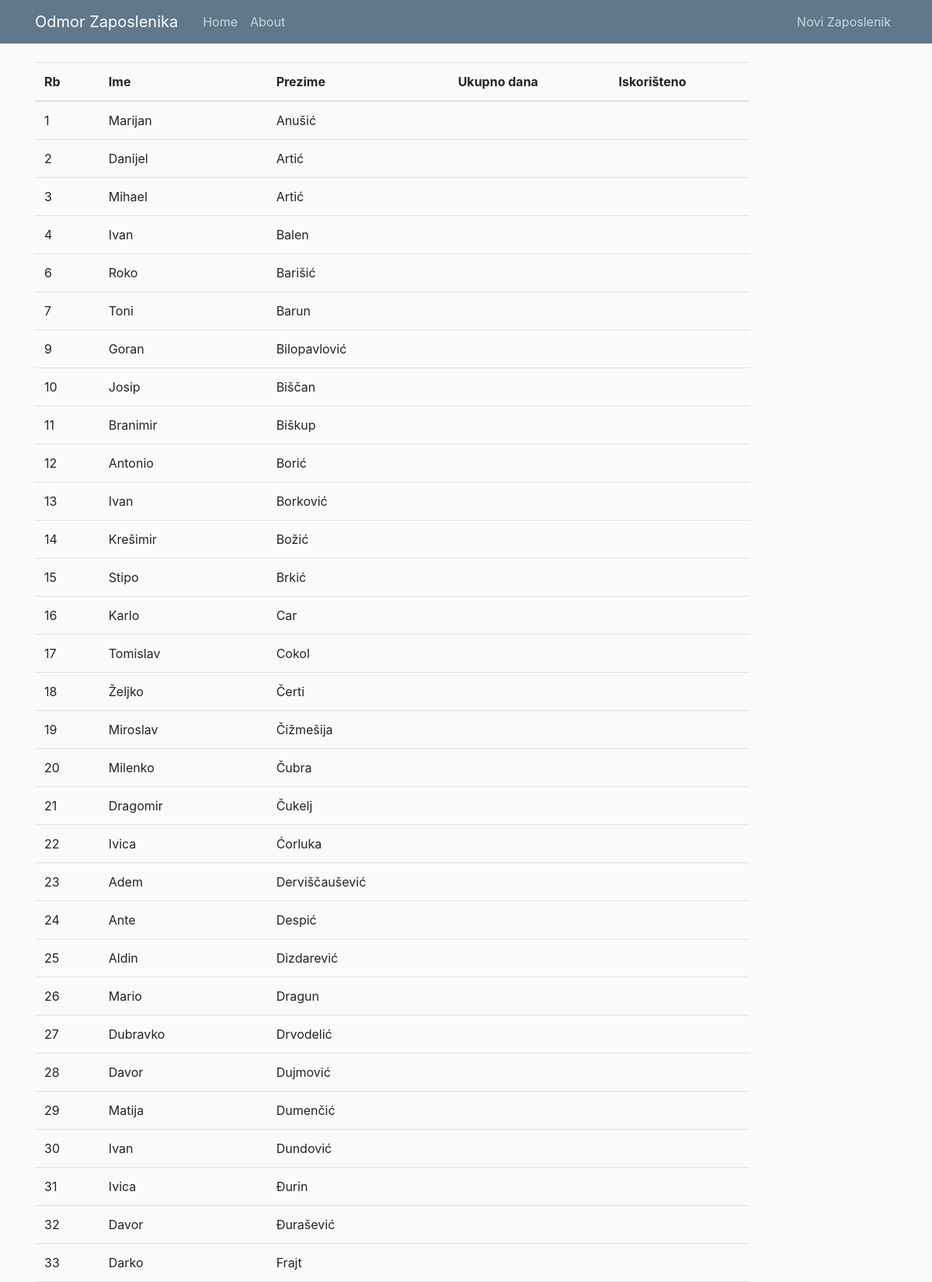
The page / (upper part) on the database its author committed.
### odmor/models.py (models this page shows, shortened)
class Zaposlenik(db.Model):
    rb = db.Column(db.Integer, primary_key=True)
    ime = db.Column(db.String(20), nullable=False)
    prezime = db.Column(db.String(20), nullable=False)
    godisnji = db.relationship('Odmor', backref='zaposlenik', lazy=True)
    br_dana = db.relationship('UkupnoDana', backref='zaposlenik', lazy=True)

### odmor/routes.py (the view)
@app.route('/')
def home():
    zaposlenici = Zaposlenik.query.join(UkupnoDana)
    zaposlenici = db.session.query(Zaposlenik).join(Odmor, Zaposlenik.rb == Odmor.zaposlenik_rb)
    print(zaposlenici)
    return render_template('home.html', zaposlenici=zaposlenici)

### odmor/templates/home.html
{% extends "layout.html" %}
{% block content %}
    <table class="table table-hover">
        <thead>
        <tr>
            <th scope="col">Rb</th>
            <th scope="col">Ime</th>
            <th scope="col">Prezime</th>
            <th scope="col">Ukupno dana</th>
            <th scope="col">Iskorišteno</th>
        </tr>
        </thead>
        <tbody>
        {% for zaposlenik in zaposlenici %}
            <tr>
                <td>{{ zaposlenik.rb }}</td>
                <td>{{ zaposlenik.ime }}</td>
                <td>{{ zaposlenik.prezime }}</td>
                <td>{{ zaposlenik.ukupno_dana }}</td>
                <td>{{ zaposlenik.iskoristeno }}</td>
            </tr>
        {% endfor %}
        </tbody>
    </table>
{% endblock %}

### odmor/templates/layout.html (shortened to what this page needs)
<!DOCTYPE html>
<html lang="en">
<head>
    <link rel="stylesheet" href="https://stackpath.bootstrapcdn.com/bootstrap/4.5.0/css/bootstrap.min.css">
    <link rel="stylesheet" type="text/css" href="{{ url_for('static', filename='main.css') }}">
</head>
<body>
    <header class="site-header">
        <nav class="navbar navbar-expand-md navbar-dark bg-steel fixed-top">
            <div class="container">
                <a class="navbar-brand mr-4" href="/">Odmor Zaposlenika</a>
                <div class="collapse navbar-collapse" id="navbarToggle">
                    <div class="navbar-nav mr-auto">
                        <a class="nav-item nav-link" href="/">Home</a>
                        <a class="nav-item nav-link" href="#">About</a>
                    </div>
                    <div class="navbar-nav">
                        <a class="nav-item nav-link" href="{{ url_for('novi_zaposlenik') }}">Novi Zaposlenik</a>
                    </div>
                </div>
            </div>
        </nav>
    </header>
    <main role="main" class="container">
        <div class="row">
            <div class="col-md-10">
                {% block content %}{% endblock %}
            </div>
        </div>
    </main>
</body>
</html>

### odmor/static/main.css (style rules this page uses)
body { background: #fafafa; color: #333333; margin-top: 5rem; }
.bg-steel { background-color: #5f788a; }
.site-header .navbar-nav .nav-link { color: #cbd5db; }

### rows shown on the page
Zaposlenik: rb "1", ime "Marijan", prezime "Anušić"
Zaposlenik: rb "2", ime "Danijel", prezime "Artić"
Zaposlenik: rb "3", ime "Mihael", prezime "Artić"
Zaposlenik: rb "4", ime "Ivan", prezime "Balen"
Zaposlenik: rb "6", ime "Roko", prezime "Barišić"
Zaposlenik: rb "7", ime "Toni", prezime "Barun"
Zaposlenik: rb "9", ime "Goran", prezime "Bilopavlović"
Zaposlenik: rb "10", ime "Josip", prezime "Biščan"
Zaposlenik: rb "11", ime "Branimir", prezime "Biškup"
Zaposlenik: rb "12", ime "Antonio", prezime "Borić"
Zaposlenik: rb "13", ime "Ivan", prezime "Borković"
Zaposlenik: rb "14", ime "Krešimir", prezime "Božić"
Zaposlenik: rb "15", ime "Stipo", prezime "Brkić"
Zaposlenik: rb "16", ime "Karlo", prezime "Car"
Zaposlenik: rb "17", ime "Tomislav", prezime "Cokol"
Zaposlenik: rb "18", ime "Željko", prezime "Čerti"
Zaposlenik: rb "19", ime "Miroslav", prezime "Čižmešija"
Zaposlenik: rb "20", ime "Milenko", prezime "Čubra"
Zaposlenik: rb "21", ime "Dragomir", prezime "Čukelj"
Zaposlenik: rb "22", ime "Ivica", prezime "Ćorluka"
Zaposlenik: rb "23", ime "Adem", prezime "Derviščaušević"
Zaposlenik: rb "24", ime "Ante", prezime "Despić"
Zaposlenik: rb "25", ime "Aldin", prezime "Dizdarević"
Zaposlenik: rb "26", ime "Mario", prezime "Dragun"
Zaposlenik: rb "27", ime "Dubravko", prezime "Drvodelić"
Zaposlenik: rb "28", ime "Davor", prezime "Dujmović"
Zaposlenik: rb "29", ime "Matija", prezime "Dumenčić"
Zaposlenik: rb "30", ime "Ivan", prezime "Dundović"
Zaposlenik: rb "31", ime "Ivica", prezime "Ðurin"
Zaposlenik: rb "32", ime "Davor", prezime "Đurašević"
Zaposlenik: rb "33", ime "Darko", prezime "Frajt"
